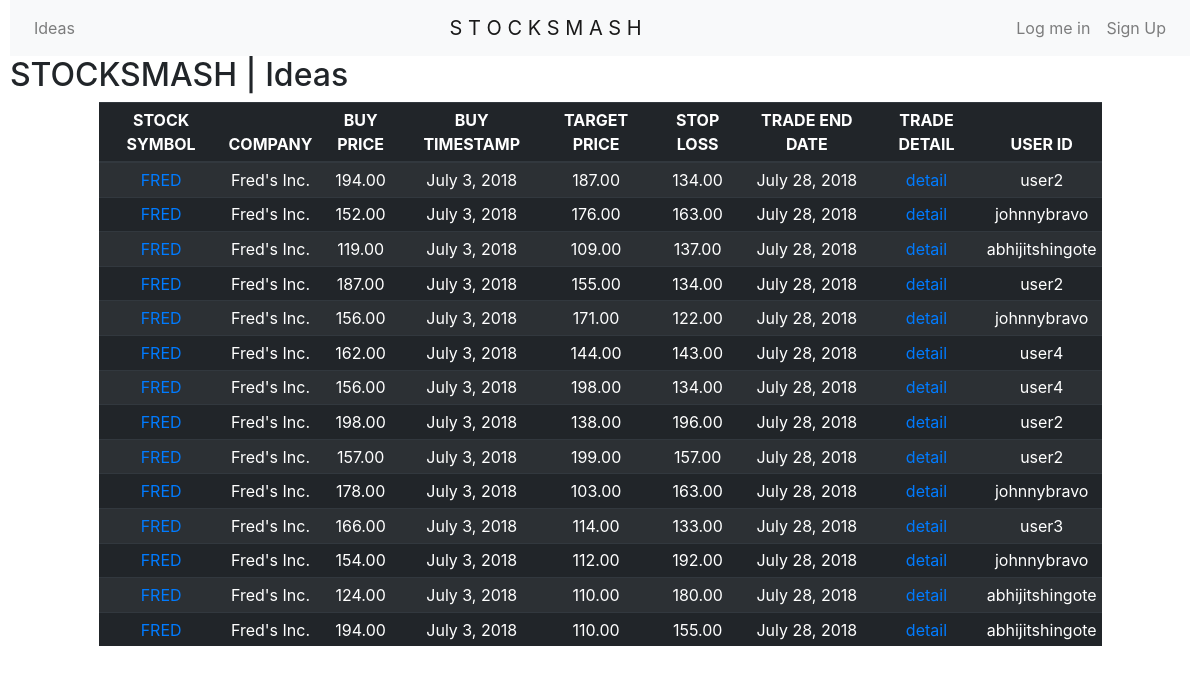
The app's page /ideas/FRED/ with its own data.
### ideas/models.py (models this page shows, shortened)
class Idea(models.Model):
	tickersymbol=models.ForeignKey('stocks.Stock',on_delete=models.CASCADE)
	buyprice=models.DecimalField(decimal_places=2,max_digits=9)
	buytimestamp=models.DateField(auto_now=True)
	targetprice=models.DecimalField(decimal_places=2,max_digits=9)
	tradeenddate=models.DateField()
	stoplossprice=models.DecimalField(decimal_places=2,max_digits=9)
	shortthesis=models.TextField(max_length=100)
	longthesis=models.TextField()
	user=models.ForeignKey(User,on_delete=models.CASCADE)
	created=models.DateField(auto_now_add=True)
	updated=models.DateField(auto_now=True)

### stocks/models.py (models this page shows)
class Stock(models.Model):
	tickersymbol=models.CharField(max_length=6)
	tickername=models.CharField(max_length=300)
	created=models.DateField(auto_now_add=True)
	updated=models.DateField(auto_now=True)
	def __str__(self):
		return self.tickersymbol

### ideas/views.py (the view)
# urls.py: url(r'^(?P<ticker>\w+)/',IdeabyStockView.as_view(),name='ideasbystock'),
class IdeabyStockView(ListView):
	def get_queryset(self):
		ticker=get_object_or_404(Stock,tickersymbol=self.kwargs['ticker'])
		return Idea.objects.filter(tickersymbol=ticker)

### templates/ideas/idea_list.html (shortened to what this page needs)
{% extends 'base.html' %}
{% block content %}
	<h2>STOCKSMASH | Ideas </h2>
	<table class="table table-striped table-dark table-sm">
		<thead>
			<tr>
				<th>STOCK SYMBOL</th>
				<th>COMPANY</th>
				<th>BUY PRICE</th>
				<th>BUY TIMESTAMP</th>
				<th>TARGET PRICE</th>
				<th>STOP LOSS</th>
				<th>TRADE END DATE</th>
				<th>TRADE DETAIL</th>
				<th>USER ID</th>
			</tr>
		</thead>
		<tbody>
			{%for idea in object_list %}
			<tr>
				<td><a href="{% url 'ideas:ideasbystock' idea.tickersymbol.tickersymbol %}">{{idea.tickersymbol}}</a></td>
				<td>{{idea.tickersymbol.tickername}}</td>
				<td>{{idea.buyprice}}</td>
				<td>{{idea.buytimestamp}}</td>
				<td>{{idea.targetprice}}</td>
				<td>{{idea.stoplossprice}}</td>
				<td>{{idea.tradeenddate}}</td>
				<td><a href="{% url 'ideas:ideadetail' idea.pk %}">detail
				</a></td>
				<td>{{idea.user}}</td>
			</tr>
				{% endfor %}
		</tbody>
	</table>
{% endblock %}

### templates/base.html (style rules this page uses)
body { margin: 0 10px; }
table { width: 85% !important; margin : 0 auto !important; }
td,th { text-align: center; }

### records on screen
Idea: tickersymbol "FRED", tickersymbol.tickername "Fred's Inc.", buyprice "194.00", buytimestamp "July 3, 2018", targetprice "187.00", stoplossprice "134.00", tradeenddate "July 28, 2018", user "user2"
Idea: tickersymbol "FRED", tickersymbol.tickername "Fred's Inc.", buyprice "152.00", buytimestamp "July 3, 2018", targetprice "176.00", stoplossprice "163.00", tradeenddate "July 28, 2018", user "johnnybravo"
Idea: tickersymbol "FRED", tickersymbol.tickername "Fred's Inc.", buyprice "119.00", buytimestamp "July 3, 2018", targetprice "109.00", stoplossprice "137.00", tradeenddate "July 28, 2018", user "abhijitshingote"
